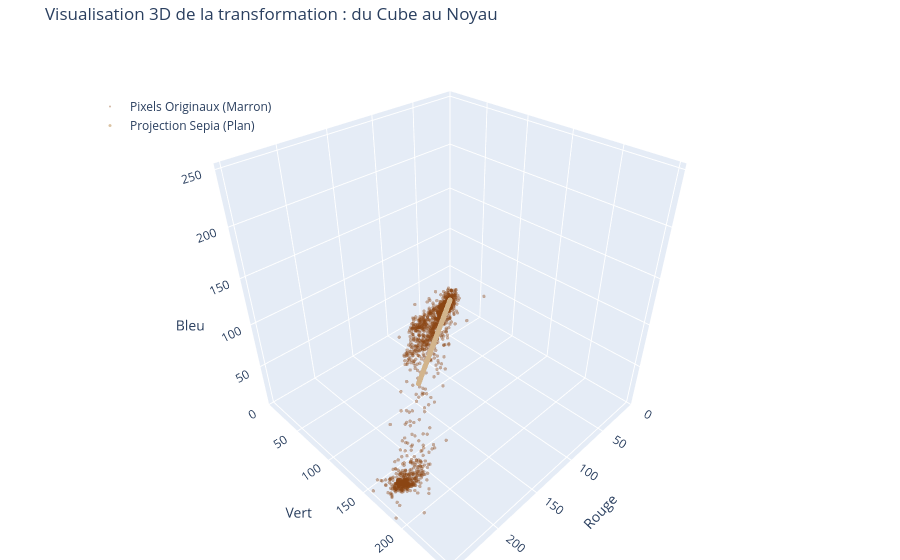

Here is the notebook cell this chart was saved with:
### Markdown cell above
<div style="padding: 15px; border-left: 4px solid #3498db; background-color: #d8e2dc; border-radius: 0 5px 5px 0; margin: 10px 0 20px 0; box-shadow: 1px 1px 3px rgba(0,0,0,0.05);">

<h3 style="margin-top: 0; color: #2c3e50;">🔹 4.2 Rang et noyau de la matrice S </h3> <a class="anchor" id="section42"></a>

La transformation en sépia, comme la transformation en gris n'est pas inversible! La matrice $S$ est de rang $2$. Cela signifie qu'en transformant l'image par $S$ on perd de l'information puisqu'un pixel qui s'écrivait avant avec trois degrés de liberté ne dispose plus que de deux degrés de liberté. 

Pour rendre cela tangible, nous pourrions tester les même étapes que pour la transformation en gris. Nous proposons de simplement visualiser le troisième point, c'est à dire que ce que deviennent les pixels dans $R^3$ après la transformation en sépia. 
 
</div>

### Code cell
import numpy as np
import plotly.graph_objects as go

# 1. Préparation des données
# On récupère l'image sous forme de liste de pixels (H*W, 3)
img_flat = np.array(img).reshape(-1, 3)

# On échantillonne 2000 pixels au hasard pour ne pas ralentir le graphique
n_samples = 2000
idx = np.random.choice(len(img_flat), n_samples, replace=False)
pixels_sample = img_flat[idx]

# Calcul des pixels transformés en gris (Gris = G * Pixel)
pixels_sepia = (pixels_sample @ S.T)

# 2. Création de la figure interactive avec Plotly
fig = go.Figure()

# --- TRACE 1 : Pixels originaux (en marron) ---
fig.add_trace(go.Scatter3d(
    x=pixels_sample[:, 0], y=pixels_sample[:, 1], z=pixels_sample[:, 2],
    mode='markers',
    marker=dict(size=2, color='saddlebrown', opacity=0.4),
    name='Pixels Originaux (Marron)'
))

# --- TRACE 2 : Pixels Sepia (sur la diagonale r=g=b) ---
fig.add_trace(go.Scatter3d(
    x=pixels_sepia[:, 0], y=pixels_sepia[:, 1], z=pixels_sepia[:, 2],
    mode='markers',
    marker=dict(size=3, color='tan', opacity=0.8),
    name='Projection Sepia (Plan)'
))


# Configuration des axes et du titre
fig.update_layout(
    title="Visualisation 3D de la transformation : du Cube au Noyau",
    scene=dict(
        xaxis_title='Rouge',
        yaxis_title='Vert',
        zaxis_title='Bleu',
        xaxis=dict(range=[0, 255]),
        yaxis=dict(range=[0, 255]),
        zaxis=dict(range=[0, 255]),
        aspectmode='cube' # Garde le cube proportionné
    ),
    margin=dict(l=0, r=0, b=0, t=40),
    legend=dict(yanchor="top", y=0.9, xanchor="left", x=0.1)
)

fig.show()

### Figure 1 — Plotly figure (JSON) as saved in the notebook; plotly's stock layout.template omitted (floating-point values rounded to 4 significant figures; data arrays with more than 128 entries replaced by an {"elided": "..."} marker saying what was removed)
{"data": [{"marker": {"color": "saddlebrown", "opacity": 0.4, "size": 2}, "mode": "markers", "name": "Pixels Originaux (Marron)", "type": "scatter3d", "x": {"elided": "2000 int values"}, "y": {"elided": "2000 int values"}, "z": {"elided": "2000 int values"}}, {"marker": {"color": "tan", "opacity": 0.8, "size": 3}, "mode": "markers", "name": "Projection Sepia (Plan)", "type": "scatter3d", "x": {"elided": "2000 float values"}, "y": {"elided": "2000 float values"}, "z": {"elided": "2000 float values"}}], "layout": {"legend": {"x": 0.1, "xanchor": "left", "y": 0.9, "yanchor": "top"}, "margin": {"b": 0, "l": 0, "r": 0, "t": 40}, "scene": {"aspectmode": "cube", "xaxis": {"range": [0, 255], "title": {"text": "Rouge"}}, "yaxis": {"range": [0, 255], "title": {"text": "Vert"}}, "zaxis": {"range": [0, 255], "title": {"text": "Bleu"}}}, "title": {"text": "Visualisation 3D de la transformation : du Cube au Noyau"}}}
